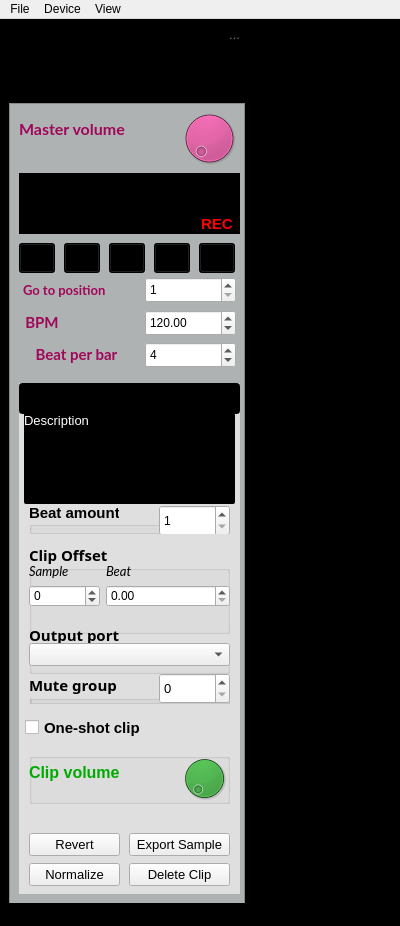
<?xml version="1.0" encoding="UTF-8"?>
<ui version="4.0">
 <class>MainWindow</class>
 <widget class="QMainWindow" name="MainWindow">
  <property name="geometry">
   <rect>
    <x>0</x>
    <y>0</y>
    <width>400</width>
    <height>926</height>
   </rect>
  </property>
  <property name="sizePolicy">
   <sizepolicy hsizetype="MinimumExpanding" vsizetype="MinimumExpanding">
    <horstretch>0</horstretch>
    <verstretch>0</verstretch>
   </sizepolicy>
  </property>
  <property name="windowTitle">
   <string>Super Boucle</string>
  </property>
  <property name="windowIcon">
   <iconset resource="gui.qrc">
    <normaloff>:/icons/icons/icon.png</normaloff>:/icons/icons/icon.png</iconset>
  </property>
  <property name="styleSheet">
   <string notr="true">QMainWindow {background-color: black;}</string>
  </property>
  <widget class="QWidget" name="centralwidget">
   <property name="sizePolicy">
    <sizepolicy hsizetype="MinimumExpanding" vsizetype="MinimumExpanding">
     <horstretch>0</horstretch>
     <verstretch>0</verstretch>
    </sizepolicy>
   </property>
   <property name="styleSheet">
    <string notr="true">#centralwidget {background-color: Black;}</string>
   </property>
   <layout class="QHBoxLayout" name="horizontalLayout" stretch="0,9">
    <property name="spacing">
     <number>6</number>
    </property>
    <property name="sizeConstraint">
     <enum>QLayout::SetFixedSize</enum>
    </property>
    <item>
     <layout class="QVBoxLayout" name="verticalLayout" stretch="0">
      <property name="sizeConstraint">
       <enum>QLayout::SetMinimumSize</enum>
      </property>
      <item>
       <widget class="QFrame" name="frame_out">
        <property name="sizePolicy">
         <sizepolicy hsizetype="Minimum" vsizetype="Minimum">
          <horstretch>0</horstretch>
          <verstretch>0</verstretch>
         </sizepolicy>
        </property>
        <property name="minimumSize">
         <size>
          <width>236</width>
          <height>875</height>
         </size>
        </property>
        <property name="frameShape">
         <enum>QFrame::NoFrame</enum>
        </property>
        <property name="frameShadow">
         <enum>QFrame::Raised</enum>
        </property>
        <widget class="QLabel" name="label_7">
         <property name="geometry">
          <rect>
           <x>0</x>
           <y>0</y>
           <width>131</width>
           <height>81</height>
          </rect>
         </property>
         <property name="sizePolicy">
          <sizepolicy hsizetype="Fixed" vsizetype="Fixed">
           <horstretch>0</horstretch>
           <verstretch>0</verstretch>
          </sizepolicy>
         </property>
         <property name="text">
          <string notr="true"/>
         </property>
         <property name="pixmap">
          <pixmap resource="gui.qrc">:/icons/icons/logo.png</pixmap>
         </property>
         <property name="alignment">
          <set>Qt::AlignCenter</set>
         </property>
        </widget>
        <widget class="QFrame" name="frame_in">
         <property name="geometry">
          <rect>
           <x>0</x>
           <y>75</y>
           <width>236</width>
           <height>801</height>
          </rect>
         </property>
         <property name="styleSheet">
          <string notr="true">#frame_in {
background-color: rgb(175, 178, 178);}</string>
         </property>
         <property name="frameShape">
          <enum>QFrame::StyledPanel</enum>
         </property>
         <property name="frameShadow">
          <enum>QFrame::Raised</enum>
         </property>
         <widget class="QSuperDial" name="master_volume">
          <property name="geometry">
           <rect>
            <x>170</x>
            <y>5</y>
            <width>60</width>
            <height>60</height>
           </rect>
          </property>
          <property name="maximumSize">
           <size>
            <width>60</width>
            <height>60</height>
           </size>
          </property>
          <property name="styleSheet">
           <string notr="true">background-color: rgb(223, 27, 130);
color: black;</string>
          </property>
          <property name="maximum">
           <number>256</number>
          </property>
         </widget>
         <widget class="QLabel" name="label_6">
          <property name="geometry">
           <rect>
            <x>10</x>
            <y>10</y>
            <width>141</width>
            <height>31</height>
           </rect>
          </property>
          <property name="font">
           <font>
            <family>Lato</family>
            <pointsize>12</pointsize>
            <weight>75</weight>
            <bold>true</bold>
            <kerning>true</kerning>
           </font>
          </property>
          <property name="styleSheet">
           <string notr="true">color: rgb(160, 6, 89);</string>
          </property>
          <property name="text">
           <string>Master volume</string>
          </property>
          <property name="alignment">
           <set>Qt::AlignLeading|Qt::AlignLeft|Qt::AlignVCenter</set>
          </property>
         </widget>
         <widget class="QFrame" name="frame_clip">
          <property name="geometry">
           <rect>
            <x>10</x>
            <y>280</y>
            <width>221</width>
            <height>511</height>
           </rect>
          </property>
          <property name="styleSheet">
           <string notr="true">#frame_clip {background-color: rgb(223, 223, 223);}</string>
          </property>
          <property name="frameShape">
           <enum>QFrame::NoFrame</enum>
          </property>
          <property name="frameShadow">
           <enum>QFrame::Raised</enum>
          </property>
          <widget class="QLineEdit" name="clip_name">
           <property name="geometry">
            <rect>
             <x>0</x>
             <y>0</y>
             <width>221</width>
             <height>31</height>
            </rect>
           </property>
           <property name="font">
            <font>
             <family>Noto Sans</family>
             <pointsize>10</pointsize>
             <weight>50</weight>
             <bold>false</bold>
            </font>
           </property>
           <property name="styleSheet">
            <string notr="true">#clip_name {background-color: black; color: rgb(255, 253, 24);}</string>
           </property>
           <property name="alignment">
            <set>Qt::AlignCenter</set>
           </property>
          </widget>
          <widget class="QLabel" name="clip_description">
           <property name="geometry">
            <rect>
             <x>5</x>
             <y>30</y>
             <width>211</width>
             <height>91</height>
            </rect>
           </property>
           <property name="font">
            <font>
             <pointsize>10</pointsize>
             <weight>50</weight>
             <italic>false</italic>
             <bold>false</bold>
            </font>
           </property>
           <property name="toolTip">
            <string notr="true"/>
           </property>
           <property name="toolTipDuration">
            <number>5</number>
           </property>
           <property name="statusTip">
            <string notr="true"/>
           </property>
           <property name="styleSheet">
            <string notr="true">color: white;
background-color: black;
border-radius: 2px;</string>
           </property>
           <property name="text">
            <string>Description</string>
           </property>
           <property name="alignment">
            <set>Qt::AlignLeading|Qt::AlignLeft|Qt::AlignTop</set>
           </property>
           <property name="wordWrap">
            <bool>true</bool>
           </property>
          </widget>
          <widget class="QPushButton" name="deleteButton">
           <property name="geometry">
            <rect>
             <x>110</x>
             <y>480</y>
             <width>101</width>
             <height>23</height>
            </rect>
           </property>
           <property name="font">
            <font>
             <pointsize>10</pointsize>
             <weight>50</weight>
             <italic>false</italic>
             <bold>false</bold>
            </font>
           </property>
           <property name="text">
            <string>Delete Clip</string>
           </property>
          </widget>
          <widget class="QPushButton" name="exportButton">
           <property name="geometry">
            <rect>
             <x>110</x>
             <y>450</y>
             <width>101</width>
             <height>23</height>
            </rect>
           </property>
           <property name="font">
            <font>
             <pointsize>10</pointsize>
             <weight>50</weight>
             <italic>false</italic>
             <bold>false</bold>
            </font>
           </property>
           <property name="text">
            <string>Export Sample</string>
           </property>
          </widget>
          <widget class="QPushButton" name="normalizeButton">
           <property name="geometry">
            <rect>
             <x>10</x>
             <y>480</y>
             <width>91</width>
             <height>23</height>
            </rect>
           </property>
           <property name="font">
            <font>
             <pointsize>10</pointsize>
             <weight>50</weight>
             <italic>false</italic>
             <bold>false</bold>
            </font>
           </property>
           <property name="text">
            <string>Normalize</string>
           </property>
          </widget>
          <widget class="QPushButton" name="revertButton">
           <property name="geometry">
            <rect>
             <x>10</x>
             <y>450</y>
             <width>91</width>
             <height>23</height>
            </rect>
           </property>
           <property name="font">
            <font>
             <pointsize>10</pointsize>
             <weight>50</weight>
             <italic>false</italic>
             <bold>false</bold>
            </font>
           </property>
           <property name="text">
            <string>Revert</string>
           </property>
          </widget>
          <widget class="QGroupBox" name="groupBoxMuteGroup">
           <property name="geometry">
            <rect>
             <x>10</x>
             <y>290</y>
             <width>201</width>
             <height>31</height>
            </rect>
           </property>
           <property name="font">
            <font>
             <family>Noto Sans</family>
             <pointsize>11</pointsize>
             <weight>75</weight>
             <bold>true</bold>
            </font>
           </property>
           <property name="title">
            <string>Mute group</string>
           </property>
           <widget class="QSpinBox" name="mute_group">
            <property name="geometry">
             <rect>
              <x>130</x>
              <y>0</y>
              <width>71</width>
              <height>31</height>
             </rect>
            </property>
            <property name="font">
             <font>
              <pointsize>10</pointsize>
              <weight>50</weight>
              <italic>false</italic>
              <bold>false</bold>
             </font>
            </property>
           </widget>
          </widget>
          <widget class="QGroupBox" name="groupBoxClipOffset">
           <property name="geometry">
            <rect>
             <x>10</x>
             <y>160</y>
             <width>201</width>
             <height>91</height>
            </rect>
           </property>
           <property name="font">
            <font>
             <family>Noto Sans</family>
             <pointsize>11</pointsize>
             <weight>75</weight>
             <bold>true</bold>
            </font>
           </property>
           <property name="title">
            <string>Clip Offset</string>
           </property>
           <widget class="QWidget" name="formLayoutWidget_4">
            <property name="geometry">
             <rect>
              <x>0</x>
              <y>20</y>
              <width>201</width>
              <height>62</height>
             </rect>
            </property>
            <layout class="QFormLayout" name="formLayout_4">
             <item row="2" column="0">
              <widget class="QSpinBox" name="frame_offset">
               <property name="minimum">
                <number>-4410000</number>
               </property>
               <property name="maximum">
                <number>4410000</number>
               </property>
              </widget>
             </item>
             <item row="1" column="0">
              <widget class="QLabel" name="label_2">
               <property name="font">
                <font>
                 <family>Lato</family>
                 <pointsize>10</pointsize>
                 <italic>true</italic>
                </font>
               </property>
               <property name="text">
                <string>Sample</string>
               </property>
              </widget>
             </item>
             <item row="1" column="1">
              <widget class="QLabel" name="label">
               <property name="font">
                <font>
                 <family>Lato</family>
                 <pointsize>10</pointsize>
                 <italic>true</italic>
                </font>
               </property>
               <property name="text">
                <string>Beat</string>
               </property>
              </widget>
             </item>
             <item row="2" column="1">
              <widget class="QDoubleSpinBox" name="beat_offset">
               <property name="enabled">
                <bool>true</bool>
               </property>
               <property name="maximum">
                <double>99.000000000000000</double>
               </property>
               <property name="singleStep">
                <double>0.010000000000000</double>
               </property>
              </widget>
             </item>
            </layout>
           </widget>
          </widget>
          <widget class="QGroupBox" name="groupBoxOutputPort">
           <property name="geometry">
            <rect>
             <x>10</x>
             <y>240</y>
             <width>201</width>
             <height>51</height>
            </rect>
           </property>
           <property name="font">
            <font>
             <family>Noto Sans</family>
             <pointsize>11</pointsize>
             <weight>75</weight>
             <bold>true</bold>
            </font>
           </property>
           <property name="title">
            <string>Output port</string>
           </property>
           <widget class="QComboBox" name="output">
            <property name="geometry">
             <rect>
              <x>0</x>
              <y>20</y>
              <width>201</width>
              <height>23</height>
             </rect>
            </property>
            <property name="font">
             <font>
              <pointsize>11</pointsize>
             </font>
            </property>
           </widget>
          </widget>
          <widget class="QGroupBox" name="groupBoxBeat">
           <property name="geometry">
            <rect>
             <x>10</x>
             <y>120</y>
             <width>201</width>
             <height>31</height>
            </rect>
           </property>
           <property name="font">
            <font>
             <pointsize>11</pointsize>
             <weight>75</weight>
             <bold>true</bold>
            </font>
           </property>
           <property name="title">
            <string>Beat amount</string>
           </property>
           <widget class="QSpinBox" name="beat_diviser">
            <property name="geometry">
             <rect>
              <x>130</x>
              <y>2</y>
              <width>71</width>
              <height>31</height>
             </rect>
            </property>
            <property name="styleSheet">
             <string notr="true"/>
            </property>
            <property name="minimum">
             <number>1</number>
            </property>
            <property name="maximum">
             <number>999</number>
            </property>
           </widget>
          </widget>
          <widget class="QGroupBox" name="groupBoxClipVolume">
           <property name="geometry">
            <rect>
             <x>10</x>
             <y>370</y>
             <width>201</width>
             <height>51</height>
            </rect>
           </property>
           <property name="title">
            <string/>
           </property>
           <widget class="QLabel" name="labelClipVolume">
            <property name="geometry">
             <rect>
              <x>0</x>
              <y>30</y>
              <width>101</width>
              <height>21</height>
             </rect>
            </property>
            <property name="font">
             <font>
              <pointsize>11</pointsize>
              <weight>75</weight>
              <bold>true</bold>
             </font>
            </property>
            <property name="styleSheet">
             <string notr="true">color: rgb(0, 170, 0);</string>
            </property>
            <property name="text">
             <string/>
            </property>
            <property name="alignment">
             <set>Qt::AlignLeading|Qt::AlignLeft|Qt::AlignTop</set>
            </property>
           </widget>
           <widget class="QSuperDial" name="clip_volume">
            <property name="enabled">
             <bool>true</bool>
            </property>
            <property name="geometry">
             <rect>
              <x>150</x>
              <y>0</y>
              <width>51</width>
              <height>51</height>
             </rect>
            </property>
            <property name="styleSheet">
             <string notr="true">background-color: rgb(0, 170, 0);
color: black;</string>
            </property>
            <property name="maximum">
             <number>256</number>
            </property>
            <property name="singleStep">
             <number>1</number>
            </property>
           </widget>
           <widget class="QLabel" name="label_5">
            <property name="geometry">
             <rect>
              <x>0</x>
              <y>10</y>
              <width>141</width>
              <height>19</height>
             </rect>
            </property>
            <property name="font">
             <font>
              <pointsize>12</pointsize>
              <weight>75</weight>
              <bold>true</bold>
             </font>
            </property>
            <property name="styleSheet">
             <string notr="true">color: rgb(0, 170, 0);</string>
            </property>
            <property name="text">
             <string>Clip volume</string>
            </property>
            <property name="alignment">
             <set>Qt::AlignLeading|Qt::AlignLeft|Qt::AlignVCenter</set>
            </property>
           </widget>
          </widget>
          <widget class="QCheckBox" name="one_shot_clip">
           <property name="geometry">
            <rect>
             <x>6</x>
             <y>330</y>
             <width>201</width>
             <height>29</height>
            </rect>
           </property>
           <property name="font">
            <font>
             <pointsize>11</pointsize>
             <weight>75</weight>
             <bold>true</bold>
            </font>
           </property>
           <property name="text">
            <string>One-shot clip</string>
           </property>
          </widget>
         </widget>
         <widget class="QPushButton" name="playButton">
          <property name="geometry">
           <rect>
            <x>55</x>
            <y>140</y>
            <width>36</width>
            <height>30</height>
           </rect>
          </property>
          <property name="toolTip">
           <string>Play</string>
          </property>
          <property name="styleSheet">
           <string notr="true">QPushButton {background-color: rgb(0, 0, 0);}
QPushButton:pressed {background-color: rgb(98, 98, 98);}
</string>
          </property>
          <property name="icon">
           <iconset resource="gui.qrc">
            <normaloff>:/icons/icons/black_play_24.png</normaloff>:/icons/icons/black_play_24.png</iconset>
          </property>
          <property name="iconSize">
           <size>
            <width>24</width>
            <height>24</height>
           </size>
          </property>
         </widget>
         <widget class="QPushButton" name="pauseButton">
          <property name="geometry">
           <rect>
            <x>100</x>
            <y>140</y>
            <width>36</width>
            <height>30</height>
           </rect>
          </property>
          <property name="toolTip">
           <string>Pause</string>
          </property>
          <property name="styleSheet">
           <string notr="true">QPushButton {background-color: rgb(0, 0, 0);}
QPushButton:pressed {background-color: rgb(98, 98, 98);}
</string>
          </property>
          <property name="icon">
           <iconset resource="gui.qrc">
            <normaloff>:/icons/icons/black_pause_24.png</normaloff>:/icons/icons/black_pause_24.png</iconset>
          </property>
          <property name="iconSize">
           <size>
            <width>24</width>
            <height>24</height>
           </size>
          </property>
         </widget>
         <widget class="QPushButton" name="rewindButton">
          <property name="geometry">
           <rect>
            <x>10</x>
            <y>140</y>
            <width>36</width>
            <height>30</height>
           </rect>
          </property>
          <property name="toolTip">
           <string>Rewind</string>
          </property>
          <property name="styleSheet">
           <string notr="true">QPushButton {background-color: rgb(0, 0, 0);}
QPushButton:pressed {background-color: rgb(98, 98, 98);}
</string>
          </property>
          <property name="icon">
           <iconset resource="gui.qrc">
            <normaloff>:/icons/icons/black_rewind_24.png</normaloff>:/icons/icons/black_rewind_24.png</iconset>
          </property>
          <property name="iconSize">
           <size>
            <width>24</width>
            <height>24</height>
           </size>
          </property>
         </widget>
         <widget class="QLabel" name="bbtLabel">
          <property name="geometry">
           <rect>
            <x>10</x>
            <y>70</y>
            <width>221</width>
            <height>61</height>
           </rect>
          </property>
          <property name="font">
           <font>
            <family>Lato</family>
            <pointsize>14</pointsize>
            <weight>75</weight>
            <bold>true</bold>
            <kerning>true</kerning>
           </font>
          </property>
          <property name="styleSheet">
           <string notr="true">background-color: black;
color: rgb(0, 255, 0);</string>
          </property>
          <property name="text">
           <string/>
          </property>
          <property name="alignment">
           <set>Qt::AlignCenter</set>
          </property>
         </widget>
         <widget class="QPushButton" name="gotoButton">
          <property name="geometry">
           <rect>
            <x>190</x>
            <y>140</y>
            <width>36</width>
            <height>30</height>
           </rect>
          </property>
          <property name="toolTip">
           <string>Go to</string>
          </property>
          <property name="styleSheet">
           <string notr="true">QPushButton {background-color: rgb(0, 0, 0);}
QPushButton:pressed {background-color: rgb(98, 98, 98);}
</string>
          </property>
          <property name="icon">
           <iconset resource="gui.qrc">
            <normaloff>:/icons/icons/black_goto_24.png</normaloff>:/icons/icons/black_goto_24.png</iconset>
          </property>
          <property name="iconSize">
           <size>
            <width>24</width>
            <height>24</height>
           </size>
          </property>
         </widget>
         <widget class="QPushButton" name="recordButton">
          <property name="geometry">
           <rect>
            <x>145</x>
            <y>140</y>
            <width>36</width>
            <height>30</height>
           </rect>
          </property>
          <property name="toolTip">
           <string>Pause</string>
          </property>
          <property name="styleSheet">
           <string notr="true">QPushButton {background-color: rgb(0, 0, 0);}
QPushButton:pressed {background-color: rgb(98, 98, 98);}
</string>
          </property>
          <property name="icon">
           <iconset resource="gui.qrc">
            <normaloff>:/icons/icons/record_24.png</normaloff>:/icons/icons/record_24.png</iconset>
          </property>
          <property name="iconSize">
           <size>
            <width>24</width>
            <height>24</height>
           </size>
          </property>
         </widget>
         <widget class="QLabel" name="labelMasterVolume">
          <property name="geometry">
           <rect>
            <x>10</x>
            <y>37</y>
            <width>101</width>
            <height>21</height>
           </rect>
          </property>
          <property name="font">
           <font>
            <pointsize>11</pointsize>
            <weight>75</weight>
            <bold>true</bold>
           </font>
          </property>
          <property name="styleSheet">
           <string notr="true">color: rgb(160, 6, 89);</string>
          </property>
          <property name="text">
           <string/>
          </property>
          <property name="alignment">
           <set>Qt::AlignLeading|Qt::AlignLeft|Qt::AlignTop</set>
          </property>
         </widget>
         <widget class="QLabel" name="labelRecording">
          <property name="geometry">
           <rect>
            <x>192</x>
            <y>110</y>
            <width>41</width>
            <height>21</height>
           </rect>
          </property>
          <property name="font">
           <font>
            <pointsize>11</pointsize>
            <weight>75</weight>
            <bold>true</bold>
           </font>
          </property>
          <property name="styleSheet">
           <string notr="true">color: rgb(255, 0, 0);</string>
          </property>
          <property name="text">
           <string>REC</string>
          </property>
         </widget>
         <widget class="QLabel" name="label_12">
          <property name="geometry">
           <rect>
            <x>14</x>
            <y>178</y>
            <width>119</width>
            <height>18</height>
           </rect>
          </property>
          <property name="font">
           <font>
            <family>Lato</family>
            <pointsize>10</pointsize>
            <weight>75</weight>
            <bold>true</bold>
            <kerning>true</kerning>
           </font>
          </property>
          <property name="styleSheet">
           <string notr="true">color: rgb(160, 6, 89);</string>
          </property>
          <property name="text">
           <string>Go to position</string>
          </property>
          <property name="alignment">
           <set>Qt::AlignLeading|Qt::AlignLeft|Qt::AlignVCenter</set>
          </property>
         </widget>
         <widget class="QLabel" name="label_10">
          <property name="geometry">
           <rect>
            <x>14</x>
            <y>210</y>
            <width>38</width>
            <height>18</height>
           </rect>
          </property>
          <property name="font">
           <font>
            <family>Lato</family>
            <pointsize>11</pointsize>
            <weight>75</weight>
            <bold>true</bold>
            <kerning>true</kerning>
           </font>
          </property>
          <property name="styleSheet">
           <string notr="true">color: rgb(160, 6, 89);</string>
          </property>
          <property name="text">
           <string>BPM</string>
          </property>
          <property name="alignment">
           <set>Qt::AlignCenter</set>
          </property>
         </widget>
         <widget class="QDoubleSpinBox" name="bpm">
          <property name="geometry">
           <rect>
            <x>136</x>
            <y>207</y>
            <width>91</width>
            <height>26</height>
           </rect>
          </property>
          <property name="sizePolicy">
           <sizepolicy hsizetype="Maximum" vsizetype="Fixed">
            <horstretch>0</horstretch>
            <verstretch>0</verstretch>
           </sizepolicy>
          </property>
          <property name="minimum">
           <double>1.000000000000000</double>
          </property>
          <property name="maximum">
           <double>260.000000000000000</double>
          </property>
          <property name="value">
           <double>120.000000000000000</double>
          </property>
         </widget>
         <widget class="QLabel" name="label_11">
          <property name="geometry">
           <rect>
            <x>14</x>
            <y>242</y>
            <width>107</width>
            <height>18</height>
           </rect>
          </property>
          <property name="font">
           <font>
            <family>Lato</family>
            <pointsize>11</pointsize>
            <weight>75</weight>
            <bold>true</bold>
            <kerning>true</kerning>
           </font>
          </property>
          <property name="styleSheet">
           <string notr="true">color: rgb(160, 6, 89);</string>
          </property>
          <property name="text">
           <string>Beat per bar</string>
          </property>
          <property name="alignment">
           <set>Qt::AlignCenter</set>
          </property>
         </widget>
         <widget class="QSpinBox" name="gotoTarget">
          <property name="geometry">
           <rect>
            <x>136</x>
            <y>174</y>
            <width>91</width>
            <height>26</height>
           </rect>
          </property>
          <property name="sizePolicy">
           <sizepolicy hsizetype="Maximum" vsizetype="Fixed">
            <horstretch>0</horstretch>
            <verstretch>0</verstretch>
           </sizepolicy>
          </property>
          <property name="minimum">
           <number>1</number>
          </property>
          <property name="maximum">
           <number>999999999</number>
          </property>
         </widget>
         <widget class="QSpinBox" name="beat_per_bar">
          <property name="geometry">
           <rect>
            <x>136</x>
            <y>239</y>
            <width>91</width>
            <height>26</height>
           </rect>
          </property>
          <property name="sizePolicy">
           <sizepolicy hsizetype="Maximum" vsizetype="Fixed">
            <horstretch>0</horstretch>
            <verstretch>0</verstretch>
           </sizepolicy>
          </property>
          <property name="minimum">
           <number>1</number>
          </property>
          <property name="value">
           <number>4</number>
          </property>
         </widget>
        </widget>
        <widget class="QLabel" name="labelVersion">
         <property name="geometry">
          <rect>
           <x>150</x>
           <y>-1</y>
           <width>81</width>
           <height>31</height>
          </rect>
         </property>
         <property name="font">
          <font>
           <pointsize>10</pointsize>
          </font>
         </property>
         <property name="styleSheet">
          <string notr="true">color: rgb(115, 115, 115);</string>
         </property>
         <property name="text">
          <string>...</string>
         </property>
         <property name="alignment">
          <set>Qt::AlignRight|Qt::AlignTop|Qt::AlignTrailing</set>
         </property>
        </widget>
       </widget>
      </item>
     </layout>
    </item>
    <item>
     <layout class="QGridLayout" name="gridLayout_out">
      <property name="leftMargin">
       <number>12</number>
      </property>
      <property name="spacing">
       <number>0</number>
      </property>
      <item row="0" column="2">
       <spacer name="horizontalSpacer">
        <property name="orientation">
         <enum>Qt::Horizontal</enum>
        </property>
        <property name="sizeHint" stdset="0">
         <size>
          <width>0</width>
          <height>20</height>
         </size>
        </property>
       </spacer>
      </item>
      <item row="0" column="0">
       <layout class="QGridLayout" name="gridLayout">
        <property name="sizeConstraint">
         <enum>QLayout::SetMinimumSize</enum>
        </property>
        <property name="spacing">
         <number>0</number>
        </property>
       </layout>
      </item>
      <item row="2" column="0">
       <spacer name="verticalSpacer_2">
        <property name="orientation">
         <enum>Qt::Vertical</enum>
        </property>
        <property name="sizeType">
         <enum>QSizePolicy::Expanding</enum>
        </property>
        <property name="sizeHint" stdset="0">
         <size>
          <width>20</width>
          <height>0</height>
         </size>
        </property>
       </spacer>
      </item>
      <item row="1" column="0">
       <spacer name="verticalSpacer">
        <property name="orientation">
         <enum>Qt::Vertical</enum>
        </property>
        <property name="sizeHint" stdset="0">
         <size>
          <width>20</width>
          <height>0</height>
         </size>
        </property>
       </spacer>
      </item>
      <item row="3" column="0">
       <spacer name="verticalSpacer_4">
        <property name="orientation">
         <enum>Qt::Vertical</enum>
        </property>
        <property name="sizeHint" stdset="0">
         <size>
          <width>20</width>
          <height>0</height>
         </size>
        </property>
       </spacer>
      </item>
      <item row="4" column="0">
       <spacer name="verticalSpacer_3">
        <property name="orientation">
         <enum>Qt::Vertical</enum>
        </property>
        <property name="sizeHint" stdset="0">
         <size>
          <width>20</width>
          <height>0</height>
         </size>
        </property>
       </spacer>
      </item>
     </layout>
    </item>
   </layout>
  </widget>
  <widget class="QMenuBar" name="menubar">
   <property name="geometry">
    <rect>
     <x>0</x>
     <y>0</y>
     <width>400</width>
     <height>26</height>
    </rect>
   </property>
   <widget class="QMenu" name="menuFile">
    <property name="title">
     <string>File</string>
    </property>
    <addaction name="actionNew"/>
    <addaction name="actionOpen"/>
    <addaction name="actionSave"/>
    <addaction name="actionSave_As"/>
    <addaction name="actionQuit"/>
   </widget>
   <widget class="QMenu" name="menuDevice">
    <property name="title">
     <string>Device</string>
    </property>
    <addaction name="actionAdd_Device"/>
    <addaction name="actionManage_Devices"/>
    <addaction name="separator"/>
   </widget>
   <widget class="QMenu" name="menuView">
    <property name="title">
     <string>View</string>
    </property>
    <addaction name="actionFullScreen"/>
    <addaction name="separator"/>
    <addaction name="actionScene_Manager"/>
    <addaction name="actionPlaylist_Editor"/>
    <addaction name="actionPort_Manager"/>
    <addaction name="actionPreferences"/>
   </widget>
   <addaction name="menuFile"/>
   <addaction name="menuDevice"/>
   <addaction name="menuView"/>
  </widget>
  <action name="actionNew">
   <property name="text">
    <string>New...</string>
   </property>
   <property name="shortcut">
    <string>Ctrl+N</string>
   </property>
  </action>
  <action name="actionOpen">
   <property name="text">
    <string>Open...</string>
   </property>
   <property name="shortcut">
    <string>Ctrl+O</string>
   </property>
  </action>
  <action name="actionSave">
   <property name="text">
    <string>Save</string>
   </property>
   <property name="shortcut">
    <string>Ctrl+S</string>
   </property>
  </action>
  <action name="actionQuit">
   <property name="text">
    <string>Quit</string>
   </property>
   <property name="shortcut">
    <string>Ctrl+Q</string>
   </property>
  </action>
  <action name="actionSave_As">
   <property name="text">
    <string>Save As...</string>
   </property>
   <property name="shortcut">
    <string>Ctrl+Shift+S</string>
   </property>
  </action>
  <action name="actionAdd_Device">
   <property name="text">
    <string>Add Device...</string>
   </property>
  </action>
  <action name="actionFullScreen">
   <property name="text">
    <string>FullScreen</string>
   </property>
   <property name="shortcut">
    <string>F11</string>
   </property>
   <property name="shortcutContext">
    <enum>Qt::ApplicationShortcut</enum>
   </property>
  </action>
  <action name="actionManage_Devices">
   <property name="text">
    <string>Manage Devices...</string>
   </property>
   <property name="shortcut">
    <string>Ctrl+D</string>
   </property>
  </action>
  <action name="actionPlaylist_Editor">
   <property name="text">
    <string>Playlist Editor</string>
   </property>
   <property name="shortcut">
    <string>Ctrl+P</string>
   </property>
  </action>
  <action name="actionPort_Manager">
   <property name="text">
    <string>Port Manager</string>
   </property>
   <property name="shortcut">
    <string>Ctrl+M</string>
   </property>
  </action>
  <action name="actionScene_Manager">
   <property name="text">
    <string>Scene Manager</string>
   </property>
   <property name="shortcut">
    <string>Ctrl+E</string>
   </property>
  </action>
  <action name="actionPreferences">
   <property name="text">
    <string>Preferences</string>
   </property>
  </action>
  <action name="actionLightDownDevice">
   <property name="text">
    <string>Light down device</string>
   </property>
  </action>
 </widget>
 <customwidgets>
  <customwidget>
   <class>QSuperDial</class>
   <extends>QDial</extends>
   <header>superboucle/qsuperdial.h</header>
  </customwidget>
 </customwidgets>
 <resources>
  <include location="gui.qrc"/>
 </resources>
 <connections/>
</ui>
